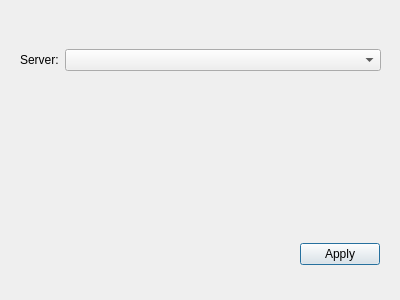
<?xml version="1.0" encoding="UTF-8"?>
<ui version="4.0">
 <class>ServiceDialog</class>
 <widget class="QDialog" name="ServiceDialog">
  <property name="geometry">
   <rect>
    <x>0</x>
    <y>0</y>
    <width>400</width>
    <height>300</height>
   </rect>
  </property>
  <property name="windowTitle">
   <string>Dialog</string>
  </property>
  <widget class="QWidget" name="horizontalLayoutWidget">
   <property name="geometry">
    <rect>
     <x>19</x>
     <y>239</y>
     <width>361</width>
     <height>31</height>
    </rect>
   </property>
   <layout class="QHBoxLayout" name="horizontalLayout">
    <item>
     <spacer name="horizontalSpacer">
      <property name="orientation">
       <enum>Qt::Horizontal</enum>
      </property>
      <property name="sizeHint" stdset="0">
       <size>
        <width>40</width>
        <height>20</height>
       </size>
      </property>
     </spacer>
    </item>
    <item>
     <widget class="QPushButton" name="applyButton">
      <property name="text">
       <string>Apply</string>
      </property>
     </widget>
    </item>
   </layout>
  </widget>
  <widget class="QWidget" name="horizontalLayoutWidget_2">
   <property name="geometry">
    <rect>
     <x>20</x>
     <y>20</y>
     <width>361</width>
     <height>80</height>
    </rect>
   </property>
   <layout class="QHBoxLayout" name="horizontalLayout_2">
    <item>
     <widget class="QLabel" name="label">
      <property name="sizePolicy">
       <sizepolicy hsizetype="Preferred" vsizetype="Preferred">
        <horstretch>0</horstretch>
        <verstretch>0</verstretch>
       </sizepolicy>
      </property>
      <property name="text">
       <string>Server:</string>
      </property>
     </widget>
    </item>
    <item>
     <widget class="QComboBox" name="serverBox">
      <property name="sizePolicy">
       <sizepolicy hsizetype="Expanding" vsizetype="Fixed">
        <horstretch>0</horstretch>
        <verstretch>0</verstretch>
       </sizepolicy>
      </property>
     </widget>
    </item>
   </layout>
  </widget>
 </widget>
 <resources/>
 <connections/>
</ui>
